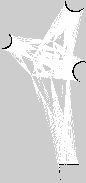
#> input picture my_map_save.pgm, 86 x 183 px
$ python -i process_image.py   (imports and definitions only)
#> lines starting #> are read from the running program, lines starting #| are printed output that depends on the picture
#> further down, picture is the input picture: shape (183, 86, 3); min 0, max 254, mean 215.8
import cv2
import numpy as np

import cv2
import numpy as np

def find_circles(image):
    gray = cv2.cvtColor(image, cv2.COLOR_BGR2GRAY)
    blurred = cv2.GaussianBlur(gray, (9, 9), 2)
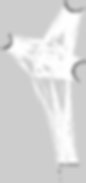
#> blurred: shape (183, 86); min 149, max 254, mean 215.8
    circles = cv2.HoughCircles(blurred, cv2.HOUGH_GRADIENT, dp=1.2, minDist=30,
                                param1=50, param2=30, minRadius=10, maxRadius=100)
#> circles = None
    out_image = image.copy()
    keypoints = []

    if circles is not None:
        circles = np.uint16(np.around(circles))
        h, w = image.shape[:2]
        for (x, y, r) in circles[0, :]:
            cv2.circle(out_image, (x, y), r, (0, 255, 0), 2)
            norm_x_min = (x - r) / w * 2 - 1
            norm_y_min = (y - r) / h * 2 - 1
            norm_x_max = (x + r) / w * 2 - 1
            norm_y_max = (y + r) / h * 2 - 1
            keypoints.append((norm_x_min, norm_y_min, norm_x_max, norm_y_max))
    return keypoints, out_image


def draw_window2(image, rect_px, color=(255, 0, 0), line=5):
    #-- Draw a rectangle from top left to bottom right corner
    return cv2.rectangle(image, (rect_px[0], rect_px[1]), (rect_px[2], rect_px[3]), color, line)

def convert_rect_perc_to_pixels(rect_perc, image):
    rows = image.shape[0]
    cols = image.shape[1]
    scale = [cols, rows, cols, rows]
    return [int(a * b / 100) for a, b in zip(rect_perc, scale)]

def normalise_keypoint(cv_image, kp):
    rows = float(cv_image.shape[0])
    cols = float(cv_image.shape[1])
    center_x = 0.5 * cols
    center_y = 0.5 * rows
    x = (kp.pt[0] - center_x) / (center_x)
    y = (kp.pt[1] - center_y) / (center_y)
    return cv2.KeyPoint(x, y, kp.size / cv_image.shape[1])

def wait_on_gui():
    cv2.waitKey(2)

def no_op(x):
    pass

>>> import cv2
>>> picture = cv2.imread('../../../../../my_map_save.pgm')
>>> result = find_circles(picture)
